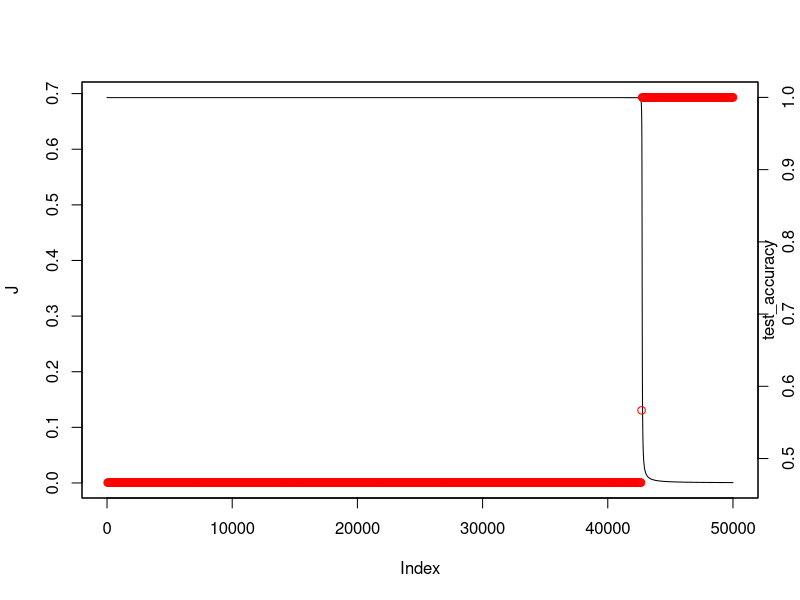

This figure's R source:
## Self Neural Nets
## version 3 - L layer NN

# # # # Functions # # # #

list <- structure(NA,class="result")
"[<-.result" <- function(x,...,value){
  # Reference : https://stat.ethz.ch/pipermail/r-help/2004-June/053343.html
  args <- as.list(match.call())
  args <- args[-c(1:2,length(args))]
  length(value) <- length(args)
  for(i in seq(along=args)) {
    a <- args[[i]]
    if(!missing(a)) eval.parent(substitute(a <- v,list(a=a,v=value[[i]])))
  }
  x
}

revert_list_structure <- function(ls){
  x <- lapply(ls, `[`, names(ls[[1]]))
  apply(do.call(rbind, x), 2, as.list) 
}

preprocess_data <- function(data, train_ratio = 0.7, cv_ratio = 0){
  # Make sure that the last column is the dependent variable
  data <- data.frame(t(data)) # Need to transpose; observations should be columns!
  num_train <- train_ratio * ncol(data)
  train_samples <- sample(ncol(data), num_train)
  train <- data[,train_samples]
  non_train <- data[,-train_samples]
  num_cv <- cv_ratio * ncol(data)
  if (num_cv){
    cv_samples <- sample(ncol(non_train), num_cv)
    cv <- non_train[,cv_samples]
    test <- non_train[,-cv_samples]
  } else {
    cv <- NULL
    test <- non_train
  }
  
  all_data <- setNames(list(train, cv, test),c("Train", "CV", "Test"))
  all_data <- all_data[!sapply(all_data, is.null)]
  y <- lapply(all_data, function(df) as.matrix(df[nrow(df),]))
  x <- lapply(all_data, function(df) as.matrix(df[-nrow(df),]))
  return (revert_list_structure(setNames(list(x, y), c("X", "Y"))))
}

initialize_parameters <- function(X, Y, n_h=c(3,3)){
  out <- list()
  n_h <- c(nrow(X),n_h,nrow(Y))
  for (i in 2:length(n_h)){
    out[[paste("W",i-1,sep="")]] <- matrix(runif(n_h[i] * n_h[i-1]) * 0.01, nrow=n_h[i], ncol=n_h[i-1])
    out[[paste("B",i-1,sep="")]] <- matrix(0,nrow=n_h[i], ncol=1)
  }
  return(out)
}

activation_function <- function(Z, type=c("sigmoid", "tanh", "relu", "leaky_relu"),
                                leaky_factor=0.01){
  type <- match.arg(type)
  if (type=="sigmoid"){
    A <- 1 / (1 + exp(-Z))
    A_prime <- A * (1-A)
  } else if (type=="tanh"){
    A <- (exp(Z) - exp(-Z)) / (exp(Z) + exp(-Z))
    A_prime <- 1-A^2
  } else if (type=="relu"){
    A <- pmax(Z, 0)
    A_prime <- 1 * (Z>0)
  } else if (type=="leaky_relu"){
    A <- pmax(Z, leaky_factor * Z)
    A_prime <- 1 * (Z>0) + leaky_factor * (Z<=0)
  }
  return (setNames(list(A, A_prime),c("A","A_prime")))
}

forward_prop <- function(X, parameters, activation_func="tanh"){
  out <- list()
  num_layers <- length(parameters) / 2
  activation_func <- c(rep(activation_func,num_layers-1),"sigmoid")
  A <- X
  for (i in 1:num_layers){
    A_prev <- A
    out[[paste("Z",i,sep="")]] <- Z <- sweep(parameters[[paste("W",i,sep="")]] %*% A_prev, 1,
                                             parameters[[paste("B",i,sep="")]], '+')
    out[[paste("A",i,sep="")]] <- A <- activation_function(Z, type=activation_func[i])[["A"]]
  }
  return (out)
}

compute_cost <- function(Y, parameters, cache){
  num_layers <- length(cache) / 2
  prediction <- cache[[paste("A",num_layers,sep="")]]
  -1 / ncol(Y) * sum(Y * log(prediction) + (1-Y) * log(1-prediction))
}

back_prop <- function(X, Y, parameters, cache, activation_func="tanh"){
  out <- list()
  num_layers <- length(parameters) / 2
  activation_func <- c(rep(activation_func, num_layers-1),"sigmoid")
  cache[["A0"]] <- X
  dA <- -1 * (Y / cache[[paste("A",num_layers,sep="")]] - 
                (1-Y) / (1-cache[[paste("A",num_layers,sep="")]]))
  for (i in seq(num_layers,1,-1)){
    dZ <- dA * activation_function(cache[[paste("Z",i,sep="")]], type=activation_func[i])[["A_prime"]]
    out[[paste("dW",i,sep="")]] <- 1 / ncol(Y) * (dZ %*% t(cache[[paste("A",i-1,sep="")]]))
    out[[paste("dB",i,sep="")]] <- 1 / ncol(Y) * rowSums(dZ)
    dA <- t(parameters[[paste("W",i,sep="")]]) %*% dZ
  }
  return(out)
}

update_parameters <- function(parameters, gradients, learning_rate=0.01){
  num_layers <- length(parameters) / 2
  for (i in 1:num_layers){
    parameters[[paste("W",i,sep="")]] <- parameters[[paste("W",i,sep="")]] - 
      learning_rate * gradients[[paste("dW",i,sep="")]]
    parameters[[paste("B",i,sep="")]] <- parameters[[paste("B",i,sep="")]] - 
      learning_rate * gradients[[paste("dB",i,sep="")]]
  }
  return(parameters)
}

predict <- function(X, Y, parameters, activation_func="tanh"){
  pred <- forward_prop(X, parameters, activation_func=activation_func)
  pred <- pred[length(pred)][[1]]
  pred <- 1 * (pred > 0.5)
  accuracy <- sum(pred==Y) / length(pred)
  return (setNames(list(pred, accuracy),c("Prediction", "Test_Accuracy")))
}

cost_accuracy_plot <- function(J, test_accuracy){
  plot(J, type='l')
  par(new='T')
  plot(test_accuracy, col='red', type='o', yaxt='n', xaxt='n', ylab='', xlab='')
  axis(4)
  mtext('test_accuracy',side=4)
}

# # # # Execution # # # #

num_iter <- 50000
test_every <- 0.001 * num_iter
hidden_layer_activation <- "tanh"
n_h <- c(3,3,2)
alpha <- 0.1

data <- iris[1:100,]
data$Species <- as.numeric(data$Species) - 1
data <- preprocess_data(data, train_ratio = 0.7)
parameters <- initialize_parameters(data$Train$X, data$Train$Y, n_h = n_h)
test_accuracy <- J <- rep(NA, num_iter)

for (i in 1:num_iter){
  cache <- forward_prop(data$Train$X, parameters, activation_func = hidden_layer_activation)
  J[i] <- compute_cost(data$Train$Y, parameters, cache)
  gradients <- back_prop(data$Train$X, data$Train$Y, parameters, cache, activation_func = hidden_layer_activation)
  parameters <- update_parameters(parameters, gradients, learning_rate = alpha)
  if (!i %% test_every){
    list[prediction, accuracy] <- predict(data$Test$X, data$Test$Y, parameters, activation_func = hidden_layer_activation)
    test_accuracy[i] <- accuracy
  }
}

cost_accuracy_plot(J, test_accuracy)